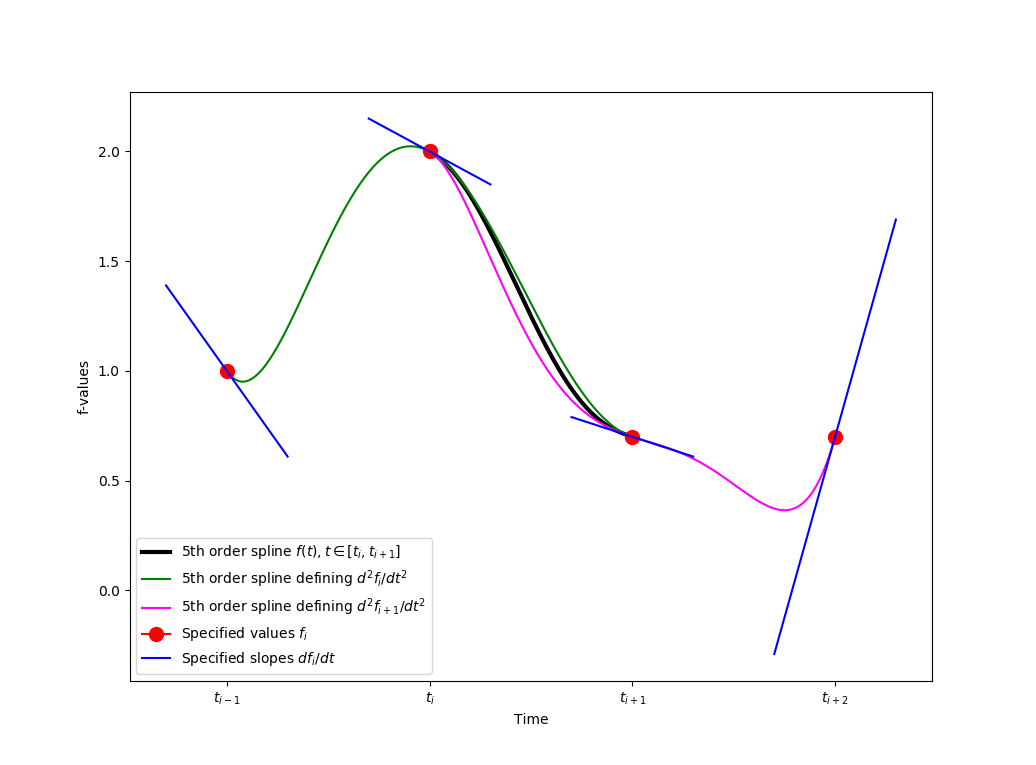

Write the Python code that produced this figure.
import numpy as np
import matplotlib.pyplot as plt

# data points
dt  = 1.0

fim1 = 1.0
dfim1 = -1.3
fi = 2.0
dfi = -0.5
fip1 = 0.7
dfip1 = -0.3
fip2 = 0.7
dfip2 = 3.3

# Final curve between [-dt, dt]
q1 = dfi * dt
q2 = fim1 - 2 * fi + fip1  + (dfim1 - dfip1) * dt/4
q3 = -3 * fim1 - 3 * fi + 5 * fip1 + fip2 - (3 * dfim1  + 23 * dfi + 13 * dfip1 + dfip2) * dt / 4
q4 = 3 * fim1 + 7 * fi - 8 * fip1 - 2 * fip2 + (3 * dfim1  + 30 * dfi + 25 * dfip1 + 2 * dfip2) * dt / 4
q5 = - fim1 - 3 * fi + 3 * fip1 + fip2 - (dfim1  + 11 * dfi + 11 * dfip1 + dfip2) * dt / 4


# curve defining ddfi
a0 = fi
a1 = dfi
a2 = -(8 * fi - 4 * fim1 - 4 * fip1 - dfim1 * dt + dfip1 * dt)/(4 * dt)
a3 = -(5 * fim1 - 5 * fip1 + 8 * dfi * dt + dfim1 * dt + dfip1 * dt) / (4 * dt)
a4 = -(-4 * fi + 2 * fim1 + 2 * fip1 + dfim1 * dt - dfip1 * dt)/ ( 4 * dt)
a5 = -(-3 * fim1 + 3 * fip1 - 4 * dfi * dt - dfim1 * dt - dfip1 * dt)/ (4 * dt)

# curve defining ddfip1
b0 = fip1
b1 = dfip1
b2 = -(8 * fip1 - 4 * fi - 4 * fip2 - dfi * dt + dfip2 * dt)/(4 * dt)
b3 = -(5 * fi - 5 * fip2 + 8 * dfip1 * dt + dfi * dt + dfip2 * dt) / (4 * dt)
b4 = -(-4 * fip1 + 2 * fi + 2 * fip2 + dfi * dt - dfip2 * dt)/ ( 4 * dt)
b5 = -(-3 * fi + 3 * fip2 - 4 * dfip1 * dt - dfi * dt - dfip2 * dt)/ (4 * dt)


def fun(t):
    d = (t - 0.0) / dt
    return fi + q1 * d  + q2 * d**2 + q3 * d**3 + q4 * d**4 + q5 * d**5
t = np.linspace(0.0, dt, 500)
f = fun(t)

def fun_a(t):
    return a0 + a1 * t + a2 * t ** 2 + a3 * t ** 3 + a4 * t ** 4 + a5 * t ** 5
ta = np.linspace(-dt, dt, 500)
fa = fun_a(ta)

def fun_b(t):
    T = t - dt
    return b0 + b1 * T + b2 * T ** 2 + b3 * T ** 3 + b4 * T ** 4 + b5 * T ** 5
tb = np.linspace(0.0, 2*dt, 500)
fb = fun_b(tb)

def point(pos):
    if pos=='xim1':
        x = -dt
        y = fim1
    if pos=='xi':
        x = 0.0
        y = fi
    if pos=='xip1':
        x = dt
        y = fip1
    if pos=='xip2':
        x = 2*dt
        y = fip2
    return (x, y)


def slope(pos):
    ds = 0.3 * dt
    if pos=='xim1':
        x1 = -dt - ds
        x2 = -dt + ds
        y1 = fim1 - dfim1 * ds
        y2 = fim1 + dfim1 * ds
    if pos=='xi':
        x1 = 0.0 - ds
        x2 = 0.0 + ds
        y1 = fi - dfi * ds
        y2 = fi + dfi * ds
    if pos=='xip1':
        x1 = dt - ds
        x2 = dt + ds
        y1 = fip1 - dfip1 * ds
        y2 = fip1 + dfip1 * ds
    if pos=='xip2':
        x1 = 2*dt - ds
        x2 = 2*dt + ds
        y1 = fip2 - dfip2 * ds
        y2 = fip2 + dfip2 * ds
    return ((x1, x2), (y1, y2))


p1 = point('xim1')
p2 = point('xi')
p3 = point('xip1')
p4 = point('xip2')
s1 = slope('xim1')
s2 = slope('xi')
s3 = slope('xip1')
s4 = slope('xip2')

fig, ax = plt.subplots()
ax.plot(t, f, label='5th order spline $f(t), t\in[t_i, t_{i+1}]$', lw=3, color='black')
ax.plot(ta, fa, label=r'5th order spline defining $d^2f_i / dt^2$', color='green')
ax.plot(tb, fb, label=r'5th order spline defining $d^2f_{i+1} / dt^2$', color='magenta')
ax.plot(p1[0], p1[1], marker='o',  markersize=10, color='red', label=r'Specified values $f_i$')
ax.plot(p2[0], p2[1], marker='o',  markersize=10, color='red')
ax.plot(p3[0], p3[1], marker='o',  markersize=10, color='red')
ax.plot(p4[0], p4[1], marker='o',  markersize=10, color='red')
ax.plot(s1[0], s1[1], color='blue', label=r'Specified slopes $df_i/dt$')
ax.plot(s2[0], s2[1], color='blue')
ax.plot(s3[0], s3[1], color='blue')
ax.plot(s4[0], s4[1], color='blue')
ax.legend()
#ax.set_aspect('equal')
plt.xticks([-1, 0, 1, 2], [r'$t_{i-1}$', r'$t_{i}$', r'$t_{i+1}$', r'$t_{i+2}$'])
ax.set_xlabel('Time')
ax.set_ylabel('f-values')
plt.show()
